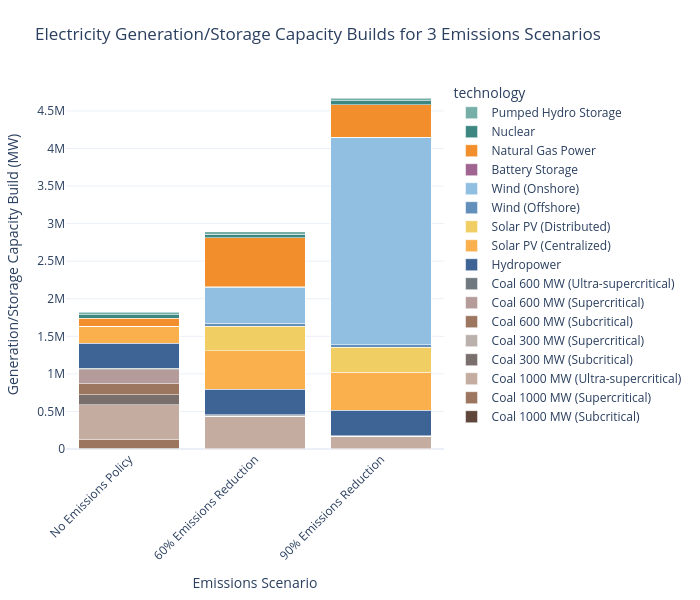

This figure's notebook cell:
### Code cell
plot_stacked_bar(
    elec_capacity_all_china.T,
    scenario_map=scenario_map,
    name_map=tech_rename,
    color_map=custom_color_map,
    title_name='Electricity Generation/Storage Capacity Builds for 3 Emissions Scenarios',
    xaxis_name='Emissions Scenario',
    yaxis_name="Generation/Storage Capacity Build (MW)",
    width=700
)

### Figure 1 — Plotly figure (JSON) as saved in the notebook; plotly's stock layout.template omitted (floating-point values rounded to 4 significant figures)
{"data": [{"hovertemplate": "technology=Coal 1000 MW (Subcritical)<br>Emissions Scenario=%{x}<br>Generation/Storage Capacity Build (MW)=%{y}<extra></extra>", "legendgroup": "Coal 1000 MW (Subcritical)", "marker": {"color": "#5e473a", "pattern": {"shape": ""}}, "name": "Coal 1000 MW (Subcritical)", "orientation": "v", "showlegend": true, "textposition": "auto", "type": "bar", "x": ["No Emissions Policy", "60% Emissions Reduction", "90% Emissions Reduction"], "xaxis": "x", "y": [9063.0, 1432.0, 240.9], "yaxis": "y"}, {"hovertemplate": "technology=Coal 1000 MW (Supercritical)<br>Emissions Scenario=%{x}<br>Generation/Storage Capacity Build (MW)=%{y}<extra></extra>", "legendgroup": "Coal 1000 MW (Supercritical)", "marker": {"color": "#9d7660", "pattern": {"shape": ""}}, "name": "Coal 1000 MW (Supercritical)", "orientation": "v", "showlegend": true, "textposition": "auto", "type": "bar", "x": ["No Emissions Policy", "60% Emissions Reduction", "90% Emissions Reduction"], "xaxis": "x", "y": [113000.0, 4974.0, 643.6], "yaxis": "y"}, {"hovertemplate": "technology=Coal 1000 MW (Ultra-supercritical)<br>Emissions Scenario=%{x}<br>Generation/Storage Capacity Build (MW)=%{y}<extra></extra>", "legendgroup": "Coal 1000 MW (Ultra-supercritical)", "marker": {"color": "#c4ada0", "pattern": {"shape": ""}}, "name": "Coal 1000 MW (Ultra-supercritical)", "orientation": "v", "showlegend": true, "textposition": "auto", "type": "bar", "x": ["No Emissions Policy", "60% Emissions Reduction", "90% Emissions Reduction"], "xaxis": "x", "y": [467400.0, 427200.0, 169800.0], "yaxis": "y"}, {"hovertemplate": "technology=Coal 300 MW (Subcritical)<br>Emissions Scenario=%{x}<br>Generation/Storage Capacity Build (MW)=%{y}<extra></extra>", "legendgroup": "Coal 300 MW (Subcritical)", "marker": {"color": "#79706e", "pattern": {"shape": ""}}, "name": "Coal 300 MW (Subcritical)", "orientation": "v", "showlegend": true, "textposition": "auto", "type": "bar", "x": ["No Emissions Policy", "60% Emissions Reduction", "90% Emissions Reduction"], "xaxis": "x", "y": [133200.0, 3245.0, 495.2], "yaxis": "y"}, {"hovertemplate": "technology=Coal 300 MW (Supercritical)<br>Emissions Scenario=%{x}<br>Generation/Storage Capacity Build (MW)=%{y}<extra></extra>", "legendgroup": "Coal 300 MW (Supercritical)", "marker": {"color": "#bab0ac", "pattern": {"shape": ""}}, "name": "Coal 300 MW (Supercritical)", "orientation": "v", "showlegend": true, "textposition": "auto", "type": "bar", "x": ["No Emissions Policy", "60% Emissions Reduction", "90% Emissions Reduction"], "xaxis": "x", "y": [2558.0, 1500.0, 238.3], "yaxis": "y"}, {"hovertemplate": "technology=Coal 600 MW (Subcritical)<br>Emissions Scenario=%{x}<br>Generation/Storage Capacity Build (MW)=%{y}<extra></extra>", "legendgroup": "Coal 600 MW (Subcritical)", "marker": {"color": "#9d7660", "pattern": {"shape": ""}}, "name": "Coal 600 MW (Subcritical)", "orientation": "v", "showlegend": true, "textposition": "auto", "type": "bar", "x": ["No Emissions Policy", "60% Emissions Reduction", "90% Emissions Reduction"], "xaxis": "x", "y": [142700.0, 2852.0, 449.0], "yaxis": "y"}, {"hovertemplate": "technology=Coal 600 MW (Supercritical)<br>Emissions Scenario=%{x}<br>Generation/Storage Capacity Build (MW)=%{y}<extra></extra>", "legendgroup": "Coal 600 MW (Supercritical)", "marker": {"color": "#b59c9a", "pattern": {"shape": ""}}, "name": "Coal 600 MW (Supercritical)", "orientation": "v", "showlegend": true, "textposition": "auto", "type": "bar", "x": ["No Emissions Policy", "60% Emissions Reduction", "90% Emissions Reduction"], "xaxis": "x", "y": [184400.0, 3710.0, 561.1], "yaxis": "y"}, {"hovertemplate": "technology=Coal 600 MW (Ultra-supercritical)<br>Emissions Scenario=%{x}<br>Generation/Storage Capacity Build (MW)=%{y}<extra></extra>", "legendgroup": "Coal 600 MW (Ultra-supercritical)", "marker": {"color": "#6e787e", "pattern": {"shape": ""}}, "name": "Coal 600 MW (Ultra-supercritical)", "orientation": "v", "showlegend": true, "textposition": "auto", "type": "bar", "x": ["No Emissions Policy", "60% Emissions Reduction", "90% Emissions Reduction"], "xaxis": "x", "y": [19550.0, 13360.0, 3589.0], "yaxis": "y"}, {"hovertemplate": "technology=Hydropower<br>Emissions Scenario=%{x}<br>Generation/Storage Capacity Build (MW)=%{y}<extra></extra>", "legendgroup": "Hydropower", "marker": {"color": "#3e6496", "pattern": {"shape": ""}}, "name": "Hydropower", "orientation": "v", "showlegend": true, "textposition": "auto", "type": "bar", "x": ["No Emissions Policy", "60% Emissions Reduction", "90% Emissions Reduction"], "xaxis": "x", "y": [337200.0, 337200.0, 337200.0], "yaxis": "y"}, {"hovertemplate": "technology=Solar PV (Centralized)<br>Emissions Scenario=%{x}<br>Generation/Storage Capacity Build (MW)=%{y}<extra></extra>", "legendgroup": "Solar PV (Centralized)", "marker": {"color": "#fbb04e", "pattern": {"shape": ""}}, "name": "Solar PV (Centralized)", "orientation": "v", "showlegend": true, "textposition": "auto", "type": "bar", "x": ["No Emissions Policy", "60% Emissions Reduction", "90% Emissions Reduction"], "xaxis": "x", "y": [225100.0, 510900.0, 510900.0], "yaxis": "y"}, {"hovertemplate": "technology=Solar PV (Distributed)<br>Emissions Scenario=%{x}<br>Generation/Storage Capacity Build (MW)=%{y}<extra></extra>", "legendgroup": "Solar PV (Distributed)", "marker": {"color": "#f1ce63", "pattern": {"shape": ""}}, "name": "Solar PV (Distributed)", "orientation": "v", "showlegend": true, "textposition": "auto", "type": "bar", "x": ["No Emissions Policy", "60% Emissions Reduction", "90% Emissions Reduction"], "xaxis": "x", "y": [158.6, 328600.0, 328600.0], "yaxis": "y"}, {"hovertemplate": "technology=Wind (Offshore)<br>Emissions Scenario=%{x}<br>Generation/Storage Capacity Build (MW)=%{y}<extra></extra>", "legendgroup": "Wind (Offshore)", "marker": {"color": "#638fbb", "pattern": {"shape": ""}}, "name": "Wind (Offshore)", "orientation": "v", "showlegend": true, "textposition": "auto", "type": "bar", "x": ["No Emissions Policy", "60% Emissions Reduction", "90% Emissions Reduction"], "xaxis": "x", "y": [3.916, 37690.0, 37690.0], "yaxis": "y"}, {"hovertemplate": "technology=Wind (Onshore)<br>Emissions Scenario=%{x}<br>Generation/Storage Capacity Build (MW)=%{y}<extra></extra>", "legendgroup": "Wind (Onshore)", "marker": {"color": "#90bfe2", "pattern": {"shape": ""}}, "name": "Wind (Onshore)", "orientation": "v", "showlegend": true, "textposition": "auto", "type": "bar", "x": ["No Emissions Policy", "60% Emissions Reduction", "90% Emissions Reduction"], "xaxis": "x", "y": [495.6, 483000.0, 2756000.0], "yaxis": "y"}, {"hovertemplate": "technology=Battery Storage<br>Emissions Scenario=%{x}<br>Generation/Storage Capacity Build (MW)=%{y}<extra></extra>", "legendgroup": "Battery Storage", "marker": {"color": "#9f6490", "pattern": {"shape": ""}}, "name": "Battery Storage", "orientation": "v", "showlegend": true, "textposition": "auto", "type": "bar", "x": ["No Emissions Policy", "60% Emissions Reduction", "90% Emissions Reduction"], "xaxis": "x", "y": [85.58, 1274.0, 2599.0], "yaxis": "y"}, {"hovertemplate": "technology=Natural Gas Power<br>Emissions Scenario=%{x}<br>Generation/Storage Capacity Build (MW)=%{y}<extra></extra>", "legendgroup": "Natural Gas Power", "marker": {"color": "#f28e2b", "pattern": {"shape": ""}}, "name": "Natural Gas Power", "orientation": "v", "showlegend": true, "textposition": "auto", "type": "bar", "x": ["No Emissions Policy", "60% Emissions Reduction", "90% Emissions Reduction"], "xaxis": "x", "y": [103900.0, 653900.0, 433800.0], "yaxis": "y"}, {"hovertemplate": "technology=Nuclear<br>Emissions Scenario=%{x}<br>Generation/Storage Capacity Build (MW)=%{y}<extra></extra>", "legendgroup": "Nuclear", "marker": {"color": "#3c8782", "pattern": {"shape": ""}}, "name": "Nuclear", "orientation": "v", "showlegend": true, "textposition": "auto", "type": "bar", "x": ["No Emissions Policy", "60% Emissions Reduction", "90% Emissions Reduction"], "xaxis": "x", "y": [49940.0, 49940.0, 49940.0], "yaxis": "y"}, {"hovertemplate": "technology=Pumped Hydro Storage<br>Emissions Scenario=%{x}<br>Generation/Storage Capacity Build (MW)=%{y}<extra></extra>", "legendgroup": "Pumped Hydro Storage", "marker": {"color": "#75afa7", "pattern": {"shape": ""}}, "name": "Pumped Hydro Storage", "orientation": "v", "showlegend": true, "textposition": "auto", "type": "bar", "x": ["No Emissions Policy", "60% Emissions Reduction", "90% Emissions Reduction"], "xaxis": "x", "y": [33020.0, 33020.0, 33020.0], "yaxis": "y"}], "layout": {"barmode": "stack", "height": 600, "legend": {"title": {"text": "technology"}, "tracegroupgap": 0, "traceorder": "reversed"}, "margin": {"b": 80, "l": 60, "r": 60, "t": 80}, "title": {"text": "Electricity Generation/Storage Capacity Builds for 3 Emissions Scenarios"}, "width": 700, "xaxis": {"anchor": "y", "domain": [0, 1], "tickangle": -45, "title": {"text": "Emissions Scenario"}}, "yaxis": {"anchor": "x", "domain": [0, 1], "title": {"text": "Generation/Storage Capacity Build (MW)"}}}}
